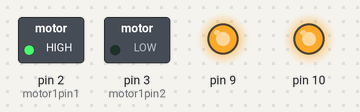
Recording of a sketch running on a simulated Arduino Uno, built with avr-gcc and run on an emulated ATmega328P. On the bench: switched loads named in the sketch (green lamp = pin HIGH), output pins drawn as LEDs (lit = HIGH).

Above: at 0.1 s.
Timing chart, 0 to 1.6 s (numbered marks = the images above):
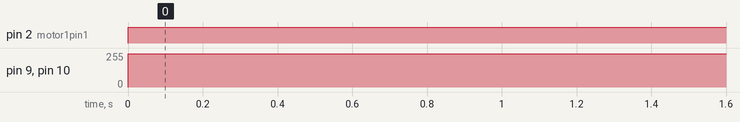

Measured:
- by itself, pin 2 (motor1pin1): LOW → HIGH at 0.00 s
- by itself, pin 9, pin 10: 0/255 → 250/255 at 0.00 s

The sketch:

motor_test.ino
```cpp
int motor1pin1 = 2;
int motor1pin2 = 3;

int motor2pin1 = 4;
int motor2pin2 = 5;
void setup() {
  // put your setup code here, to run once:
  pinMode(motor1pin1, OUTPUT);
  pinMode(motor1pin2, OUTPUT);
  //pinMode(motor2pin1, OUTPUT);
  //pinMode(motor2pin2, OUTPUT);

  pinMode(9, OUTPUT);
  pinMode(10, OUTPUT);
}

void loop() {
  // put your main code here, to run repeatedly:

  //Controlling speed (0 = off and 255 = max speed):
  analogWrite(9, 250); //ENA pin
  analogWrite(10, 250); //ENB pin

  //Controlling spin direction of motors:
  digitalWrite(motor1pin1, HIGH);
  digitalWrite(motor1pin2, LOW);

  digitalWrite(motor2pin1, HIGH);
  digitalWrite(motor2pin2, LOW);
//  delay(10000);

//  digitalWrite(motor1pin1, LOW);
//  digitalWrite(motor1pin2, HIGH);
//
//  //digitalWrite(motor2pin1, LOW);
//  //digitalWrite(motor2pin2, HIGH);
//  delay(1000);
}
```
